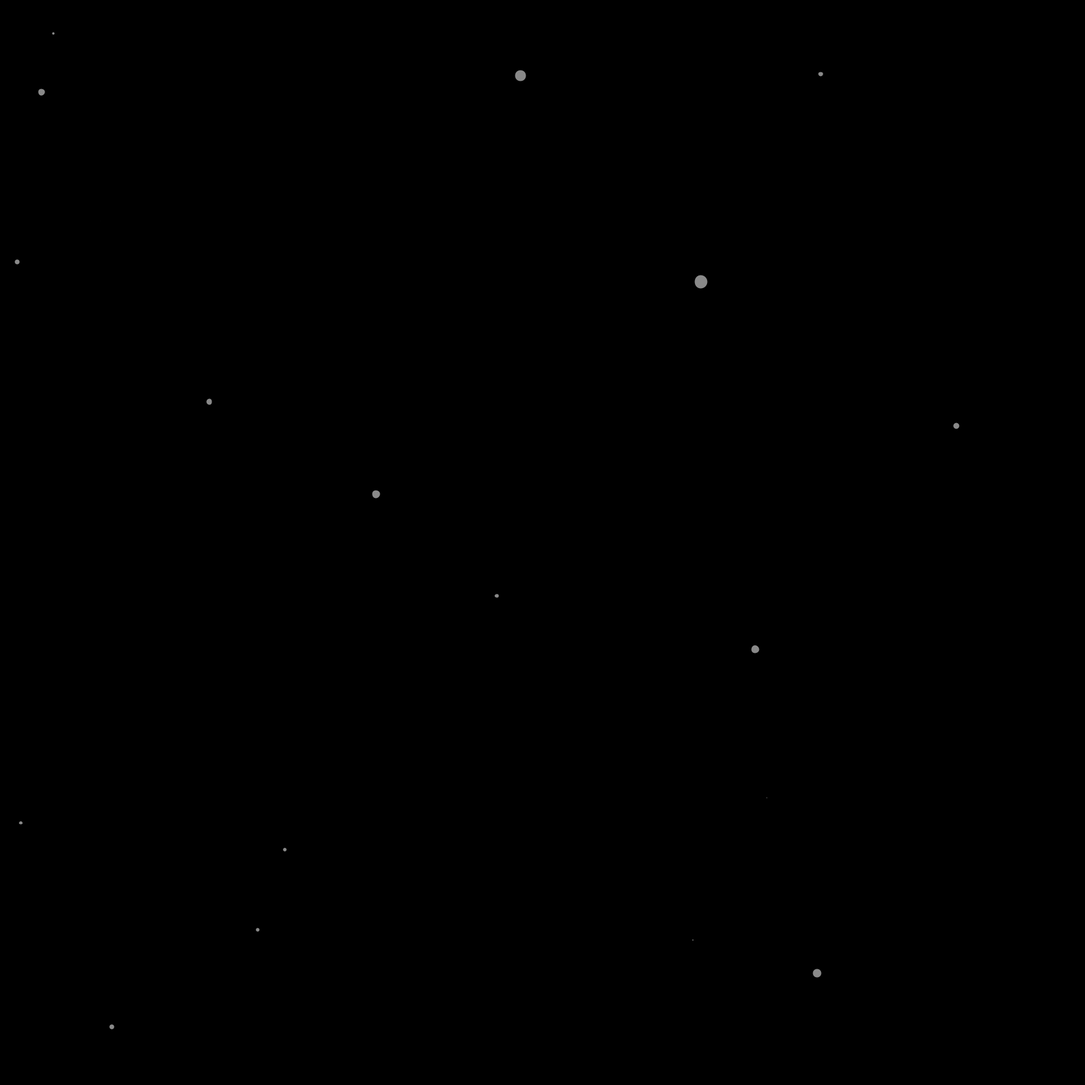
Frame 1 (no input)
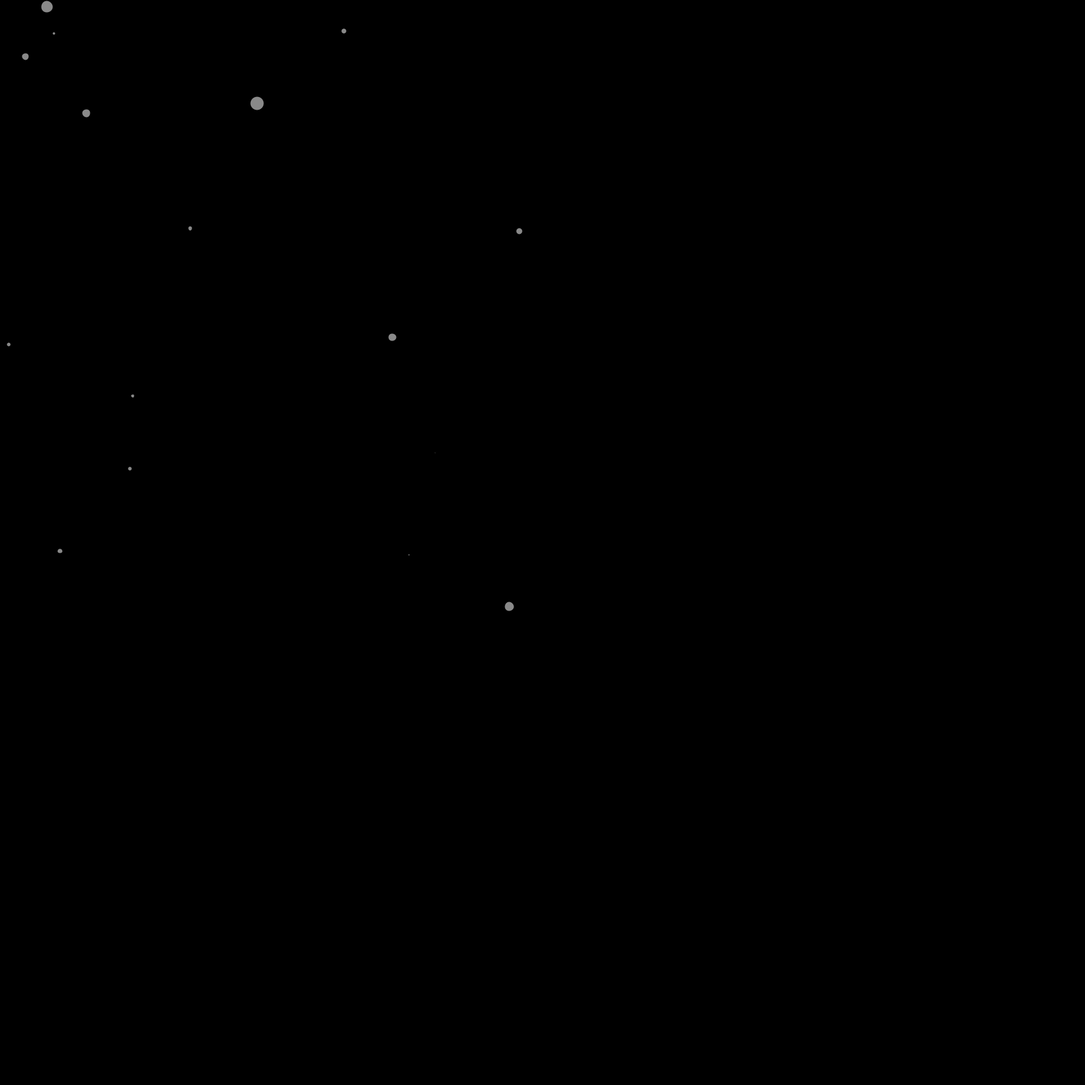
Frame 60 (the mouse pressed at the canvas centre just before this capture)
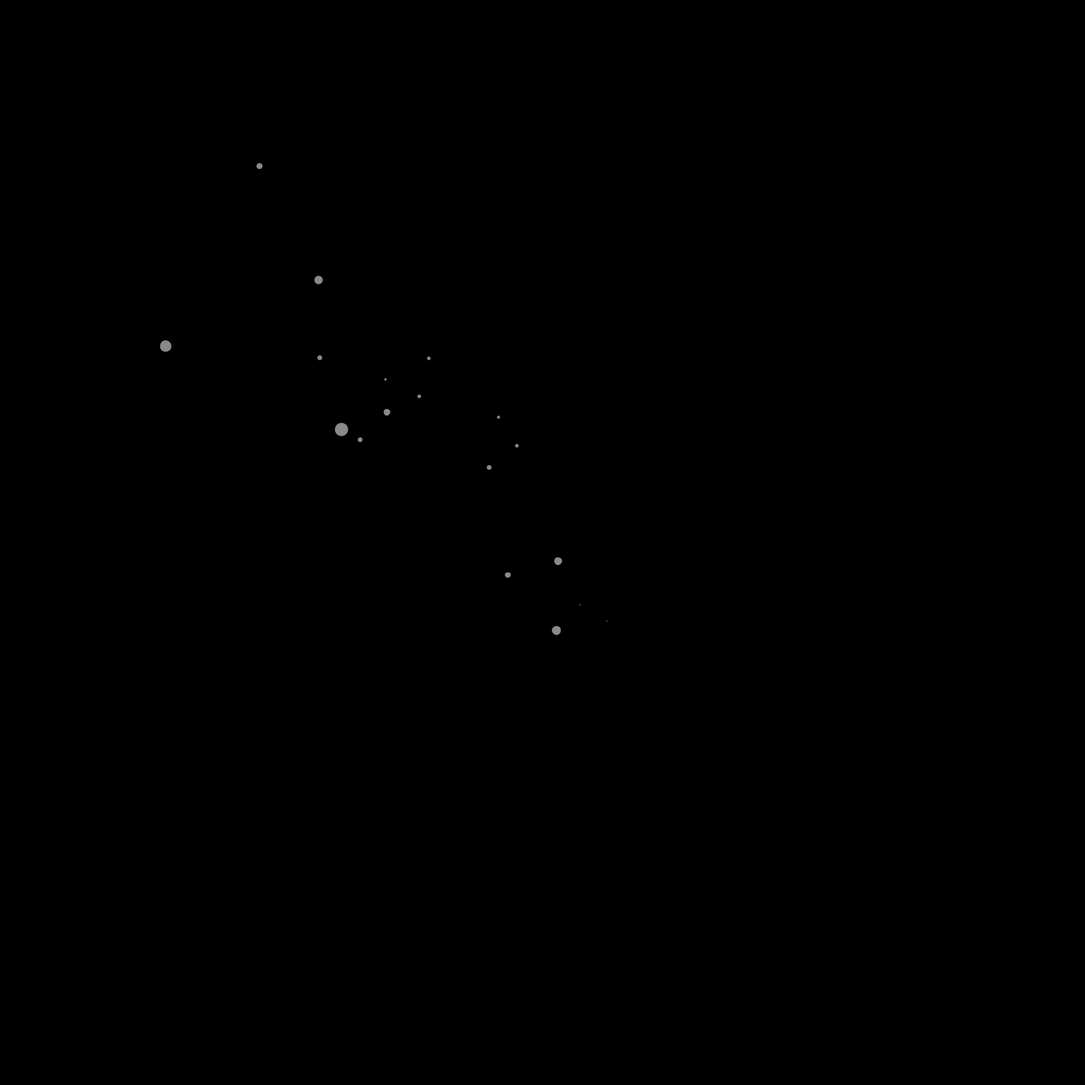
Frame 120 (the mouse held since frame 60 and released just before this capture)

The Processing sketch that drew these frames (run headless with seeded random() and noise(); from frame 60 on, the mouse is pressed at the canvas centre):

// Processing sketch: Gravitational_Force
// ── Gravitational_Force.pde
Mover[] movers = new Mover[20];
  
void setup() {
    size(1800,1800);
    noCursor();
    for(int i = 0; i < movers.length; i ++){
      movers[i] = new Mover();
    }
}   
  
void draw() {
    background(0);
    for(int i = 0; i < movers.length; i++){
    movers[i].update();
    movers[i].display();
    }
}

// ── Mover.pde
class Mover {
  
  PVector location, mouse, acceleration, velocity;
  float topspeed, radius; 
  
  Mover() {
    
    location = new PVector(random(width), random(height));
    velocity = new PVector(0,0);
    topspeed = 15;
    radius = random(25);

  }
  
  void update() {
    
    mouse = new PVector(mouseX, mouseY);
    acceleration = PVector.sub(mouse, location);
    
    acceleration.normalize();
    acceleration.mult(acceleration.mag());
    
    velocity.add(acceleration);
    velocity.limit(topspeed);
    location.add(velocity);
    
  }
  
  void display() {
    stroke(0);
    strokeWeight(2);
    fill(175,200);
    ellipse(location.x, location.y, radius, radius);
  }
}
